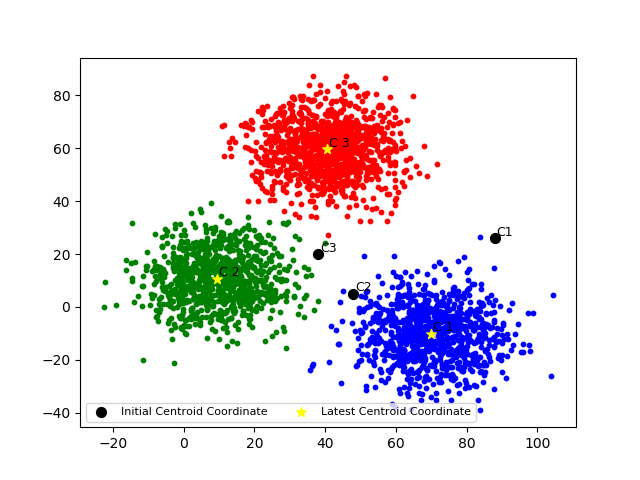

This figure's Python source:
import pandas as panda
import matplotlib.pyplot as plt
import numpy as np
import random
import sys
import matplotlib.cm as cm
import time
import matplotlib
matplotlib.use("TkAgg")
from matplotlib.backends.backend_tkagg import FigureCanvasTkAgg, NavigationToolbar2TkAgg
from matplotlib.figure import Figure
from PIL import ImageTk, Image
import os
current_path = os.path.dirname(os.path.abspath(__file__))

import tkinter as tk
from tkinter import ttk

LARGE_FONT= ("Verdana", 12)
SMALL_FONT= ("Verdana", 10)


root = tk.Tk()

root.wm_title("K-means")

#icon_image_path = r'C:\Users\stanshi\Desktop\Sp.sp_stan_icon.ico'
#root.iconbitmap(icon_image_path)
canvas1 = tk.Canvas(root, width = 250, height = 250)
canvas1.pack()

#add Background image
bg_image_path = r''+current_path+'\Sp.stan_logo_180px.png'#r'C:\Users\stanshi\Desktop\Sp.stan_logo_180px.png'
bg_image = ImageTk.PhotoImage(Image.open(bg_image_path)) # PIL module
#bg_img = tk.Label(root, image = bg_image)
#bg_img.pack(side = "top", fill = "both", expand = "yes")
canvas1.create_image(125, 40, image = bg_image)

label_cluster = tk.Label(text="Enter no. of cluster(k): ", font=LARGE_FONT)
canvas1.create_window(125, 100, window=label_cluster) 

label_author = tk.Label(text="Author: Fairuz Safwan", font=SMALL_FONT)
canvas1.create_window(125, 240, window=label_author) 

button1 = tk.Button (root, text='Exit', command=root.destroy)
canvas1.create_window(180, 170, window=button1) 

#text box for number of cluster
textbox_k = tk.Entry (root)
canvas1.create_window(120, 130, window=textbox_k) 

#initialize number of cluster
k = 0

#To compute euclidean distance between points, axis=1: to compute distance for all along x-axis, axis=none: compute vector norm for 1-D
def eudistance(p1,p2, axisParam):
    return np.linalg.norm((p1-p2), axis=axisParam)

def updateCentroids(cx, cy, p):
    for a in range(len(cx)):
        cx[a] = cx[a]/p[a]
        cy[a] = cy[a]/p[a]
    return cx, cy

def getK():
    #fig = Figure(figsize=(6,6))
    #a = fig.add_subplot(111)

    #Start timer
    start = time.time()
	
	#get input from textbox
    k = int(textbox_k.get()) 
    #k = int(sys.argv[1]) # number of cluster from command line
	
    centroidsX = []
    centroidsY = []

    #read data from file
    data = panda.read_csv("xclara.csv") 
    print(data.shape)
    x = data["V1"].values
    y = data["V2"].values
    arrayXY = np.array(data)



    #initialize random centroids
    centroidsX = np.array(np.random.randint(0, np.amax(x), size=k))
    centroidsY = np.array(np.random.randint(0, np.amax(y), size=k))

    #Merge centroids coordinate x,y into list
    cXY = np.array(list(zip(centroidsX, centroidsY)))

    print("Initial centroids: ")
    print(cXY)

    centX_new = []
    centY_new = []
    centroids_new = []
    iterations = 0
    centroids_error = 1 #to proceed into loop

    while(centroids_error != 0):
        print("Iteration no.: " + str(iterations+1))
        pointToCluster = []
        averageX = np.zeros(k)
        averageY = np.zeros(k)
        numPoints = np.zeros(k)
        for i in range(len(x)):
            dist = eudistance(arrayXY[i], cXY, 1)
            pointToCluster.append((np.argmin(dist), arrayXY[i])) # gets minimum/shortest index and value among clusters and append to array
            averageX[np.argmin(dist)] += arrayXY[i][0]
            averageY[np.argmin(dist)] += arrayXY[i][1]
            numPoints[np.argmin(dist)] += 1


        centX_new, centY_new = updateCentroids(averageX, averageY, numPoints)
        centroids_new = np.array(list(zip(centX_new, centY_new)))

        print("previous Centroids: ")
        print(cXY)
        print("Updated Centroids: ")
        print(centroids_new)

        centroids_error = eudistance(cXY, centroids_new, None) #to determine if centroids need update otherwise stop iteration
        print("Centroids error: ")
        print(centroids_error)
        cXY = centroids_new
        iterations += 1
        print()



    #Colourize each points
    #time consuming - needs optimization
    #other colour options: 'teal', 'm','papayawhip', 'y', 'k', 
    colours = ['b', 'g', 'r', 'c', 'aliceblue', 'aqua', 'forestgreen', 'deeppink', 'blanchedalmond', 'burlywood', 'darkgoldenrod'] 
    for o in range(k):
        for t in range(len(pointToCluster)):
            if pointToCluster[t][0] == o:
                plt.scatter(pointToCluster[t][1][0], pointToCluster[t][1][1], c=colours[o], s=10)


    for i in range(k):
        c_old_legend = plt.scatter(centroidsX[i], centroidsY[i], c="black", s=50)
        plt.text(centroidsX[i]+0.5, centroidsY[i]+0.9, "C" + str(i+1), fontsize=9, color="k")
        c_new_legend = plt.scatter(centX_new[i], centY_new[i], marker="*", c="yellow", s=50)
        plt.text(centX_new[i]+0.5, centY_new[i]+0.9, "C " + str(i+1), fontsize=9, color="k")
    plt.legend((c_old_legend, c_new_legend),
               ('Initial Centroid Coordinate', 'Latest Centroid Coordinate'),
               scatterpoints=1,
               loc='lower left',
               ncol=3,
               fontsize=8)
    plt.savefig("kmeans.png")

    #Stop timer
    end = time.time()

    #To embed figure into TKinter - works! but have to use fig instead of plt
    #canvas1 = FigureCanvasTkAgg(fig)
    #canvas1.get_tk_widget().pack(side=tk.BOTTOM, fill=tk.BOTH, expand=True)
    #canvas1.draw()
    
    #Write to kmeans.txt file
    f = open("kmeans.txt","w+")
    f.write("===============================\n")
    f.write("Time taken (s): ")
    f.write(str(end - start))
    f.write("\n")
    f.write("Iterations: " + str(iterations))
    f.write("\n")

    #output summary to command line
    print("===============================")
    print("Time taken (s): ")
    print(end - start)
    print("Iterations: " + str(iterations))
    print("Latest Centroids: ")


    f.write("Centroids: \n")
    for i in range(len(centroids_new)):
        f.write("Centroid " + str(i+1) + " = ")
        print("Centroid " + str(i+1) + " = " + str(centroids_new[i][0]) + ", " + str(centroids_new[i][1]))
        f.write(str(centroids_new[i][0]))
        f.write(", ")
        f.write(str(centroids_new[i][1]))
        f.write("\n")
    print("Centroids ID - Points: --Please refer to the save file named kmeans.txt--")
    print("===============================")


    f.write("Centroid ID - Points: \n")
    for i in range(len(pointToCluster)):
        f.write(str(pointToCluster[i][0]))
        f.write(" - ")
        f.write(str(pointToCluster[i][1][0]))
        f.write(", ")
        f.write(str(pointToCluster[i][1][1]))
        f.write("\n")
    f.write("===============================")
    f.close()

    plt.show()
	
button2 = tk.Button (root, text='Compute K-means', command=getK)
canvas1.create_window(97, 170, window=button2) 

root.mainloop()